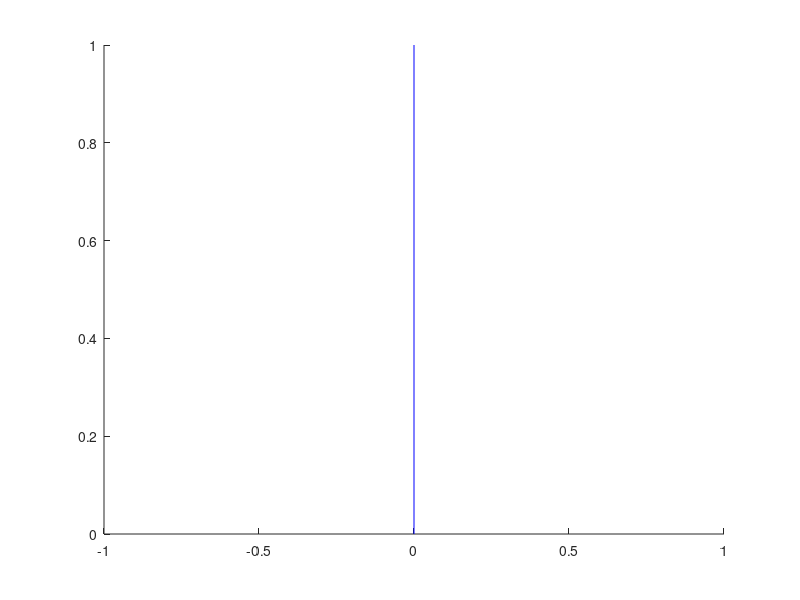

MATLAB code for this plot:
function [h] = linex(x,color,yrange)
%function linex(x,color,yrange) Draw a vertical line at x
%
% add feature:
% color
% yrange

if nargin <=2, yrange=get(gca,'ylim'); end
if nargin <=1, color = 'b'; end
if nargin <1, x = 0; end

h = line([x,x],yrange);
set(h,'Color',color);

